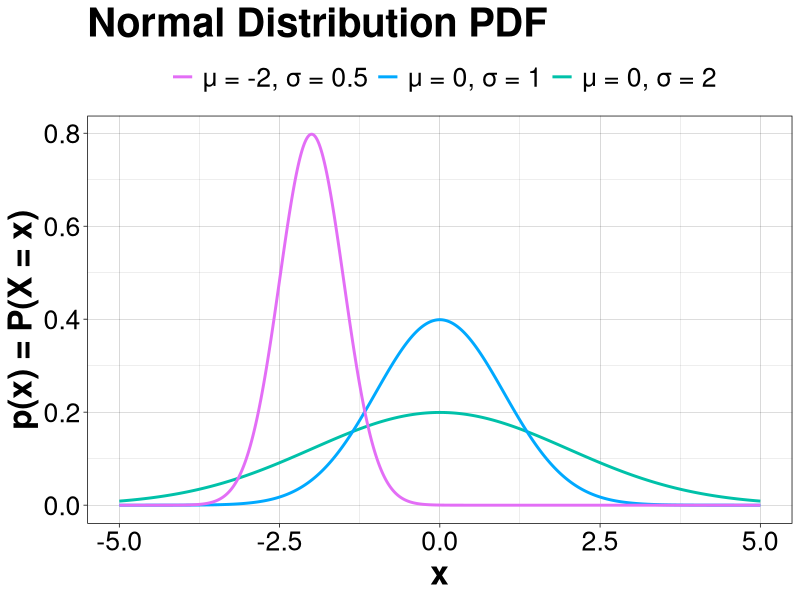
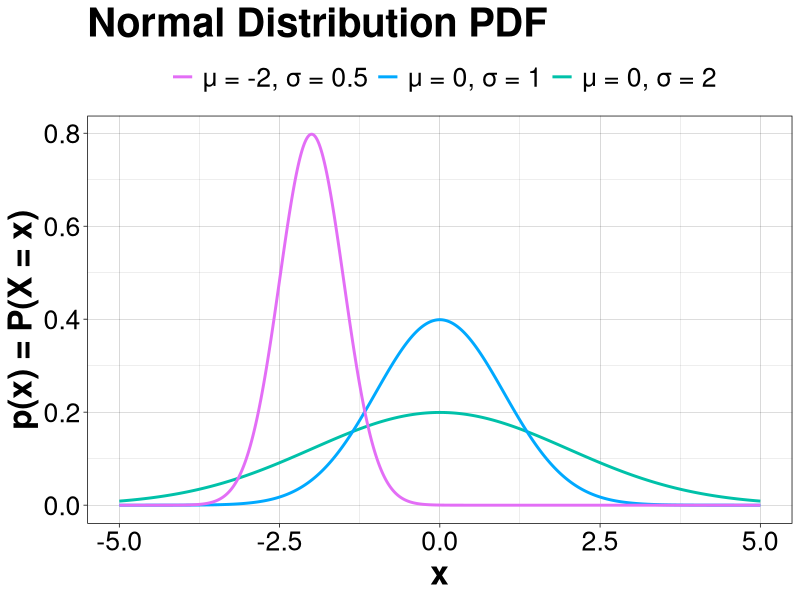
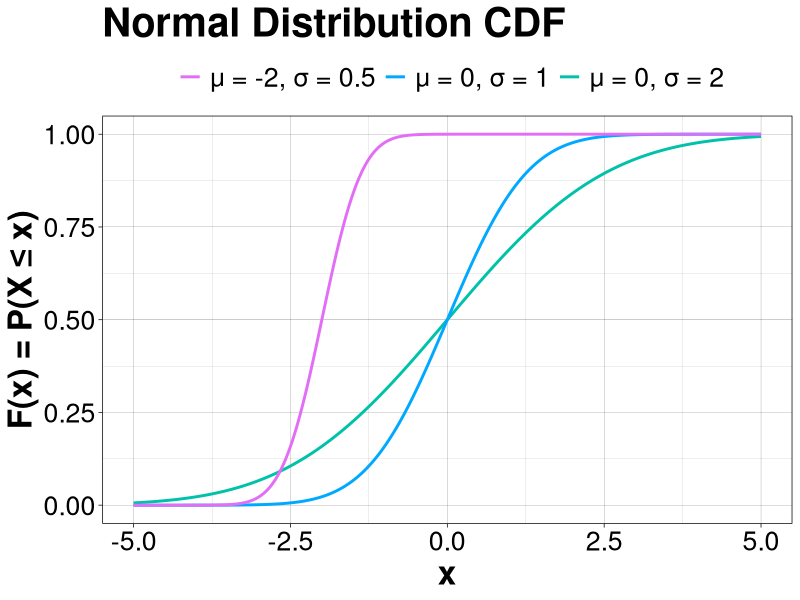
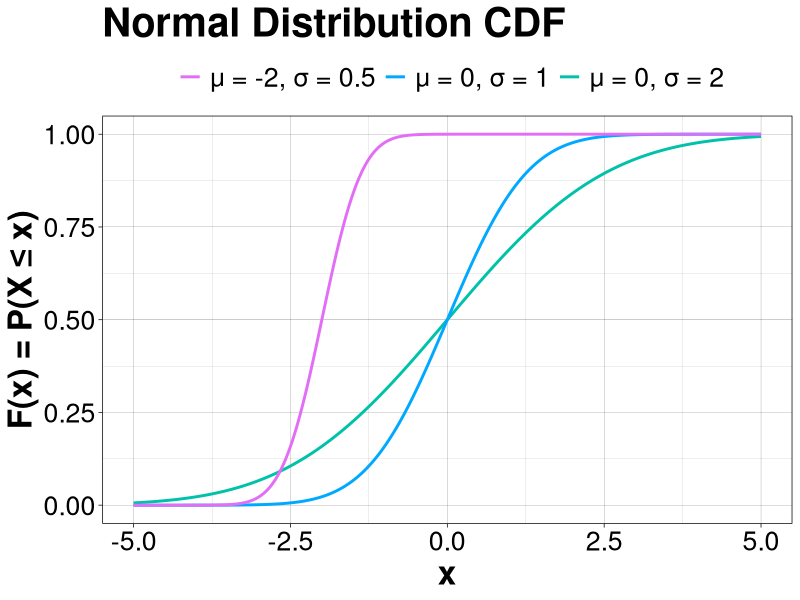

Source code (R) for these figures, in order:
library(ggplot2)
library(svglite)

svglite("normal_PDF.svg")
ggplot() +
xlim(-5, 5) +
geom_function(aes(color = "μ = 0, σ = 2"), n = 1000, linewidth = 1,
              fun = dnorm, args = list(mean = 0, sd = 2)) +
geom_function(aes(color = "μ = 0, σ = 1"), n = 1000, linewidth = 1,
              fun = dnorm, args = list(mean = 0, sd = 1)) +
geom_function(aes(color = "μ = -2, σ = 0.5"), n = 1000, linewidth = 1,
              fun = dnorm, args = list(mean = -2, sd = 0.5)) +
labs(x = "x", y = "p(x) = P(X = x)",
     title = "Normal Distribution PDF") +
theme_linedraw() +
theme(text = element_text(size = 24),
      title = element_text(face = "bold"),
      legend.position = "top") +
scale_color_manual(name = "",
                   values = c("μ = 0, σ = 2" = "#00C1A9",
                              "μ = 0, σ = 1" = "#00A9FF",
                              "μ = -2, σ = 0.5" = "#E36EF6"))
ggsave("normal_PDF.svg", units = "cm")

svglite("normal_CDF.svg")
ggplot() +
xlim(-5, 5) +
geom_function(aes(color = "μ = 0, σ = 2"), n = 1000, linewidth = 1,
              fun = pnorm, args = list(mean = 0, sd = 2)) +
geom_function(aes(color = "μ = 0, σ = 1"), n = 1000, linewidth = 1,
              fun = pnorm, args = list(mean = 0, sd = 1)) +
geom_function(aes(color = "μ = -2, σ = 0.5"), n = 1000, linewidth = 1,
              fun = pnorm, args = list(mean = -2, sd = 0.5)) +
labs(x = "x", y = "F(x) = P(X ≤ x)",
     title = "Normal Distribution CDF") +
theme_linedraw() +
theme(text = element_text(size = 24),
      title = element_text(face = "bold"),
      legend.position = "top") +
scale_color_manual(name = "",
                   values = c("μ = 0, σ = 2" = "#00C1A9",
                              "μ = 0, σ = 1" = "#00A9FF",
                              "μ = -2, σ = 0.5" = "#E36EF6"))
ggsave("normal_CDF.svg", units = "cm")
